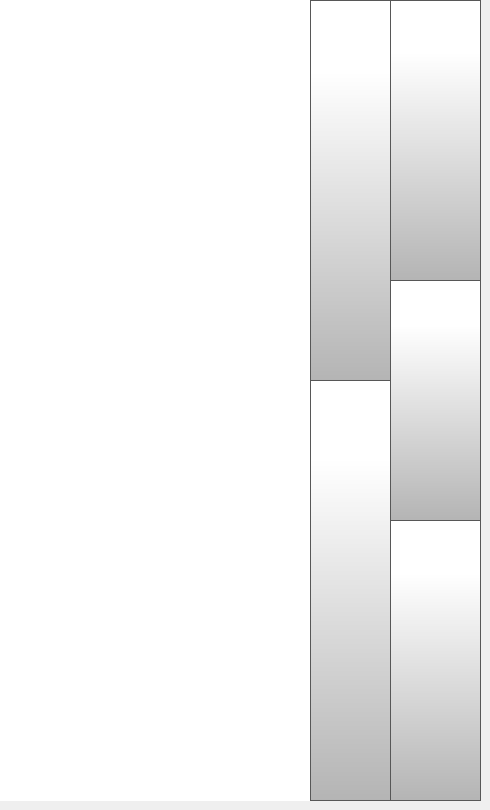
    <widget class="QWidget" name="fileListLocalPage">
     <widget class="QListWidget" name="fileListWidget">
      <property name="geometry">
       <rect>
        <x>0</x>
        <y>0</y>
        <width>311</width>
        <height>801</height>
       </rect>
      </property>
      <property name="font">
       <font>
        <family>Gotham</family>
        <pointsize>17</pointsize>
       </font>
      </property>
      <property name="styleSheet">
       <string notr="true">

QListView {
    show-decoration-selected: 1; /* make the selection span the entire width
 of the view */
	background-color: rgb(255, 255, 255);
outline: none;
}

QListView::item:!selected {
	color: black;
outline: none;
}

QListView::item:selected {
    border:  rgb(182, 182, 182);
	color: rgb(255, 255, 255);
	background-color: rgb(40, 40, 40);
outline: none;
}

QListView::item:selected:!active {
     border: 1px solid rgb(182, 182, 182);
	background-color: rgb(40,40,40);
outline: none;

}

QListView::item:selected:active {
     border: 1px solid  rgb(182, 182, 182);
	background-color: rgb(40,40,40);
outline: none;
}

QListView::item:selected:focus {
	outline: none;
}
</string>
      </property>
      <property name="frameShape">
       <enum>QFrame::NoFrame</enum>
      </property>
      <property name="frameShadow">
       <enum>QFrame::Plain</enum>
      </property>
      <property name="verticalScrollBarPolicy">
       <enum>Qt::ScrollBarAlwaysOff</enum>
      </property>
      <property name="horizontalScrollBarPolicy">
       <enum>Qt::ScrollBarAlwaysOff</enum>
      </property>
      <property name="autoScrollMargin">
       <number>4</number>
      </property>
      <property name="verticalScrollMode">
       <enum>QAbstractItemView::ScrollPerItem</enum>
      </property>
      <property name="spacing">
       <number>8</number>
      </property>
     </widget>
     <widget class="QPushButton" name="localStorageBackButton">
      <property name="geometry">
       <rect>
        <x>390</x>
        <y>520</y>
        <width>91</width>
        <height>281</height>
       </rect>
      </property>
      <property name="minimumSize">
       <size>
        <width>0</width>
        <height>0</height>
       </size>
      </property>
      <property name="font">
       <font>
        <family>Gotham Light</family>
        <pointsize>9</pointsize>
       </font>
      </property>
      <property name="styleSheet">
       <string notr="true">QPushButton {
        border: 1px solid rgb(87, 87, 87);
	background-color: qlineargradient(spread:pad, x1:0, y1:1, x2:0, y2:0.188, stop:0 rgba(180, 180, 180, 255), stop:1 rgba(255, 255, 255, 255));


}

QPushButton:pressed {
    background-color: qlineargradient(x1: 0, y1: 0, x2: 0, y2: 1,
                                      stop: 0 #dadbde, stop: 1 #f6f7fa);
}

QPushButton:flat {
    border: none; /* no border for a flat push button */
}

QPushButton:default {
    border-color: navy; /* make the default button prominent */
}

QPushButton:focus {
	outline: none;
}</string>
      </property>
      <property name="text">
       <string/>
      </property>
      <property name="icon">
       <iconset>
        <normaloff>templates/img/arrows-4.png</normaloff>templates/img/arrows-4.png</iconset>
      </property>
      <property name="iconSize">
       <size>
        <width>50</width>
        <height>50</height>
       </size>
      </property>
      <property name="checkable">
       <bool>false</bool>
      </property>
      <property name="autoDefault">
       <bool>false</bool>
      </property>
      <property name="default">
       <bool>false</bool>
      </property>
      <property name="flat">
       <bool>false</bool>
      </property>
     </widget>
     <widget class="QPushButton" name="localStorageSelectButton">
      <property name="geometry">
       <rect>
        <x>390</x>
        <y>0</y>
        <width>91</width>
        <height>281</height>
       </rect>
      </property>
      <property name="minimumSize">
       <size>
        <width>0</width>
        <height>0</height>
       </size>
      </property>
      <property name="font">
       <font>
        <family>Gotham Light</family>
        <pointsize>9</pointsize>
       </font>
      </property>
      <property name="styleSheet">
       <string notr="true">QPushButton {
     border: 1px solid rgb(87, 87, 87);
	background-color: qlineargradient(spread:pad, x1:0, y1:1, x2:0, y2:0.188, stop:0 rgba(180, 180, 180, 255), stop:1 rgba(255, 255, 255, 255));


}

QPushButton:pressed {
    background-color: qlineargradient(x1: 0, y1: 0, x2: 0, y2: 1,
                                      stop: 0 #dadbde, stop: 1 #f6f7fa);
}

QPushButton:flat {
    border: none; /* no border for a flat push button */
}

QPushButton:default {
    border-color: navy; /* make the default button prominent */
}

QPushButton:focus {
	outline: none;
}</string>
      </property>
      <property name="text">
       <string/>
      </property>
      <property name="icon">
       <iconset>
        <normaloff>templates/img/verification-mark.png</normaloff>templates/img/verification-mark.png</iconset>
      </property>
      <property name="iconSize">
       <size>
        <width>50</width>
        <height>50</height>
       </size>
      </property>
      <property name="checkable">
       <bool>false</bool>
      </property>
      <property name="autoDefault">
       <bool>false</bool>
      </property>
      <property name="default">
       <bool>false</bool>
      </property>
      <property name="flat">
       <bool>false</bool>
      </property>
     </widget>
     <widget class="QPushButton" name="localStorageScrollDown">
      <property name="geometry">
       <rect>
        <x>310</x>
        <y>380</y>
        <width>81</width>
        <height>421</height>
       </rect>
      </property>
      <property name="minimumSize">
       <size>
        <width>0</width>
        <height>0</height>
       </size>
      </property>
      <property name="font">
       <font>
        <family>Gotham Light</family>
        <pointsize>9</pointsize>
       </font>
      </property>
      <property name="styleSheet">
       <string notr="true">QPushButton {
     border: 1px solid rgb(87, 87, 87);
	background-color: qlineargradient(spread:pad, x1:0, y1:1, x2:0, y2:0.188, stop:0 rgba(180, 180, 180, 255), stop:1 rgba(255, 255, 255, 255));


}

QPushButton:pressed {
    background-color: qlineargradient(x1: 0, y1: 0, x2: 0, y2: 1,
                                      stop: 0 #dadbde, stop: 1 #f6f7fa);
}

QPushButton:flat {
    border: none; /* no border for a flat push button */
}

QPushButton:default {
    border-color: navy; /* make the default button prominent */
}

QPushButton:focus {
	outline: none;
}</string>
      </property>
      <property name="text">
       <string/>
      </property>
      <property name="icon">
       <iconset>
        <normaloff>templates/img/arrows-5.png</normaloff>templates/img/arrows-5.png</iconset>
      </property>
      <property name="iconSize">
       <size>
        <width>40</width>
        <height>40</height>
       </size>
      </property>
      <property name="checkable">
       <bool>false</bool>
      </property>
      <property name="autoRepeat">
       <bool>true</bool>
      </property>
      <property name="autoExclusive">
       <bool>false</bool>
      </property>
      <property name="autoDefault">
       <bool>false</bool>
      </property>
      <property name="default">
       <bool>false</bool>
      </property>
      <property name="flat">
       <bool>false</bool>
      </property>
     </widget>
     <widget class="QPushButton" name="localStorageScrollUp">
      <property name="geometry">
       <rect>
        <x>310</x>
        <y>0</y>
        <width>81</width>
        <height>381</height>
       </rect>
      </property>
      <property name="minimumSize">
       <size>
        <width>0</width>
        <height>0</height>
       </size>
      </property>
      <property name="font">
       <font>
        <family>Gotham Light</family>
        <pointsize>9</pointsize>
       </font>
      </property>
      <property name="styleSheet">
       <string notr="true">QPushButton {

     border: 1px solid rgb(87, 87, 87);
	background-color: qlineargradient(spread:pad, x1:0, y1:1, x2:0, y2:0.188, stop:0 rgba(180, 180, 180, 255), stop:1 rgba(255, 255, 255, 255));

}

QPushButton:pressed {
    background-color: qlineargradient(x1: 0, y1: 0, x2: 0, y2: 1,
                                      stop: 0 #dadbde, stop: 1 #f6f7fa);
}

QPushButton:flat {
    border: none; /* no border for a flat push button */
}

QPushButton:default {
    border-color: navy; /* make the default button prominent */
}

QPushButton:focus {
	outline: none;
}</string>
      </property>
      <property name="text">
       <string/>
      </property>
      <property name="icon">
       <iconset>
        <normaloff>templates/img/arrows.png</normaloff>templates/img/arrows.png</iconset>
      </property>
      <property name="iconSize">
       <size>
        <width>40</width>
        <height>40</height>
       </size>
      </property>
      <property name="checkable">
       <bool>false</bool>
      </property>
      <property name="autoRepeat">
       <bool>true</bool>
      </property>
      <property name="autoExclusive">
       <bool>false</bool>
      </property>
      <property name="autoDefault">
       <bool>false</bool>
      </property>
      <property name="default">
       <bool>false</bool>
      </property>
      <property name="flat">
       <bool>false</bool>
      </property>
     </widget>
     <widget class="QPushButton" name="localStorageDeleteButton">
      <property name="geometry">
       <rect>
        <x>390</x>
        <y>280</y>
        <width>91</width>
        <height>241</height>
       </rect>
      </property>
      <property name="minimumSize">
       <size>
        <width>0</width>
        <height>0</height>
       </size>
      </property>
      <property name="font">
       <font>
        <family>Gotham Light</family>
        <pointsize>9</pointsize>
       </font>
      </property>
      <property name="styleSheet">
       <string notr="true">QPushButton {
     border: 1px solid rgb(87, 87, 87);
	background-color: qlineargradient(spread:pad, x1:0, y1:1, x2:0, y2:0.188, stop:0 rgba(180, 180, 180, 255), stop:1 rgba(255, 255, 255, 255));

}

QPushButton:pressed {
    background-color: qlineargradient(x1: 0, y1: 0, x2: 0, y2: 1,
                                      stop: 0 #dadbde, stop: 1 #f6f7fa);
}

QPushButton:flat {
    border: none; /* no border for a flat push button */
}

QPushButton:default {
    border-color: navy; /* make the default button prominent */
}

QPushButton:focus {
	outline: none;
}</string>
      </property>
      <property name="text">
       <string/>
      </property>
      <property name="icon">
       <iconset>
        <normaloff>templates/img/delete.png</normaloff>templates/img/delete.png</iconset>
      </property>
      <property name="iconSize">
       <size>
        <width>50</width>
        <height>50</height>
       </size>
      </property>
      <property name="checkable">
       <bool>false</bool>
      </property>
      <property name="autoDefault">
       <bool>false</bool>
      </property>
      <property name="default">
       <bool>false</bool>
      </property>
      <property name="flat">
       <bool>false</bool>
      </property>
     </widget>
    </widget>
